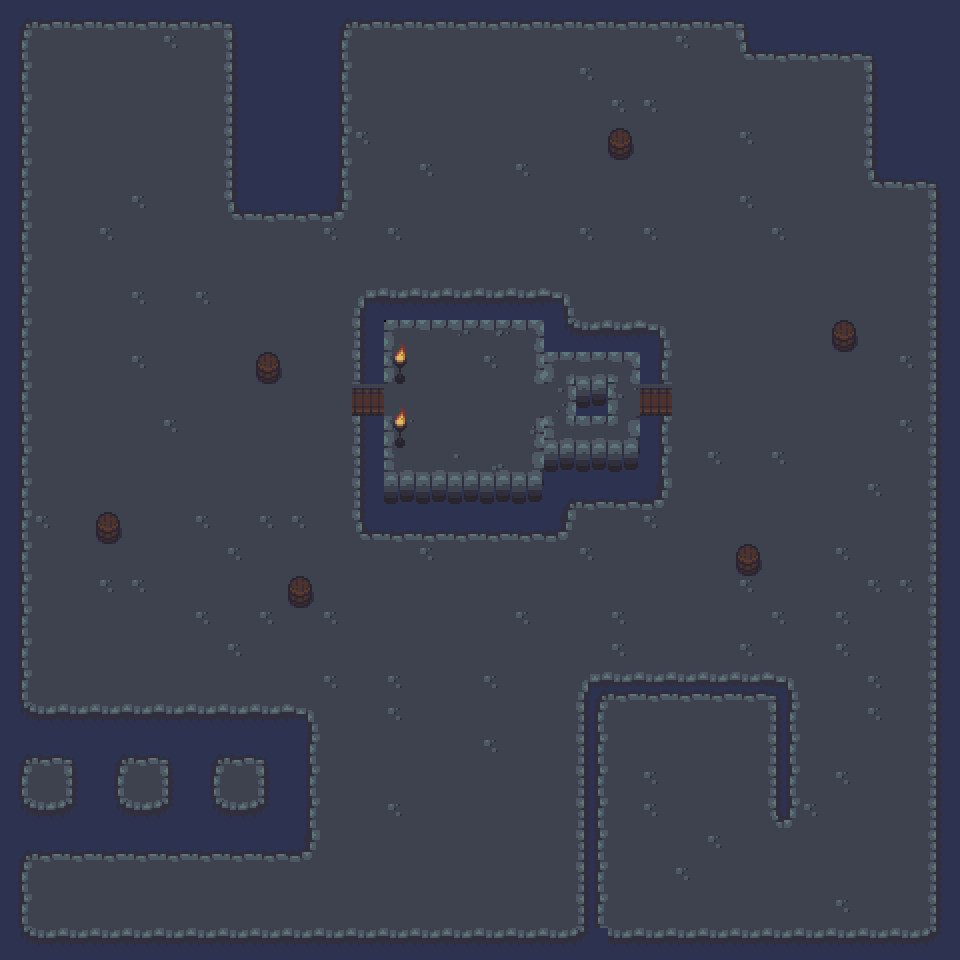

Tiled map render using the project's own tile images. Description and the map definition, with tile-layer contents summarised, below:
An orthogonal 30x30 tile map with 32x32 px tiles, 2 tile layers (Background, Tile Layer 1).

<map version="1.0" orientation="orthogonal" width="30" height="30" tilewidth="32" tileheight="32">
 <tileset firstgid="1" name="pubdlcnt" tilewidth="32" tileheight="32">
  <image source="pubdlcnt.png" width="416" height="502" />
  <tile id="19">
   <properties>
    <property name="Collision" value="1" />
   </properties>
  </tile>
  <tile id="44">
   <properties>
    <property name="Collision" value="1" />
   </properties>
  </tile>
  <tile id="45">
   <properties>
    <property name="Collision" value="1" />
   </properties>
  </tile>
  <tile id="46">
   <properties>
    <property name="Collision" value="1" />
   </properties>
  </tile>
  <tile id="65">
   <properties>
    <property name="Collision" value="1" />
   </properties>
  </tile>
  <tile id="66">
   <properties>
    <property name="Collision" value="1" />
   </properties>
  </tile>
  <tile id="67">
   <properties>
    <property name="Collision" value="1" />
   </properties>
  </tile>
  <tile id="68">
   <properties>
    <property name="Collision" value="1" />
   </properties>
  </tile>
  <tile id="69">
   <properties>
    <property name="Collision" value="1" />
   </properties>
  </tile>
  <tile id="71">
   <properties>
    <property name="Collision" value="1" />
   </properties>
  </tile>
  <tile id="72">
   <properties>
    <property name="Collision" value="1" />
   </properties>
  </tile>
  <tile id="73">
   <properties>
    <property name="Collision" value="1" />
   </properties>
  </tile>
  <tile id="75">
   <properties>
    <property name="Collision" value="1" />
   </properties>
  </tile>
  <tile id="76">
   <properties>
    <property name="Collision" value="1" />
   </properties>
  </tile>
  <tile id="77">
   <properties>
    <property name="Collision" value="1" />
   </properties>
  </tile>
  <tile id="84">
   <properties>
    <property name="Collision" value="1" />
   </properties>
  </tile>
  <tile id="86">
   <properties>
    <property name="Collision" value="1" />
   </properties>
  </tile>
  <tile id="88">
   <properties>
    <property name="Collision" value="1" />
   </properties>
  </tile>
  <tile id="89">
   <properties>
    <property name="Collision" value="1" />
   </properties>
  </tile>
  <tile id="90">
   <properties>
    <property name="Collision" value="1" />
   </properties>
  </tile>
  <tile id="91">
   <properties>
    <property name="Collision" value="1" />
   </properties>
  </tile>
  <tile id="92">
   <properties>
    <property name="Collision" value="1" />
   </properties>
  </tile>
  <tile id="93">
   <properties>
    <property name="Collision" value="1" />
   </properties>
  </tile>
  <tile id="97">
   <properties>
    <property name="Collision" value="1" />
   </properties>
  </tile>
  <tile id="98">
   <properties>
    <property name="Collision" value="1" />
   </properties>
  </tile>
  <tile id="99">
   <properties>
    <property name="Collision" value="1" />
   </properties>
  </tile>
  <tile id="101">
   <properties>
    <property name="Collision" value="1" />
   </properties>
  </tile>
  <tile id="102">
   <properties>
    <property name="Collision" value="1" />
   </properties>
  </tile>
  <tile id="103">
   <properties>
    <property name="Collision" value="1" />
   </properties>
  </tile>
  <tile id="116">
   <properties>
    <property name="Collision" value="1" />
   </properties>
  </tile>
  <tile id="125">
   <properties>
    <property name="Collision" value="1" />
   </properties>
  </tile>
  <tile id="142">
   <properties>
    <property name="Collision" value="1" />
   </properties>
  </tile>
  <tile id="153">
   <properties>
    <property name="Collision" value="1" />
   </properties>
  </tile>
  <tile id="154">
   <properties>
    <property name="Collision" value="1" />
   </properties>
  </tile>
  <tile id="155">
   <properties>
    <property name="Collision" value="1" />
   </properties>
  </tile>
  <tile id="166">
   <properties>
    <property name="Collision" value="1" />
   </properties>
  </tile>
  <tile id="167">
   <properties>
    <property name="Collision" value="1" />
   </properties>
  </tile>
  <tile id="168">
   <properties>
    <property name="Collision" value="1" />
   </properties>
  </tile>
  <tile id="179">
   <properties>
    <property name="Collision" value="1" />
   </properties>
  </tile>
  <tile id="180">
   <properties>
    <property name="Collision" value="1" />
   </properties>
  </tile>
  <tile id="181">
   <properties>
    <property name="Collision" value="1" />
   </properties>
  </tile>
 </tileset>
 <layer name="Background" width="30" height="30">
  <data>[900 cells, 900 non-empty, 6 distinct tile ids]</data>
 </layer>
 <layer name="Tile Layer 1" width="30" height="30">
  <data>[900 cells, 900 non-empty, 65 distinct tile ids]</data>
 </layer>
</map>